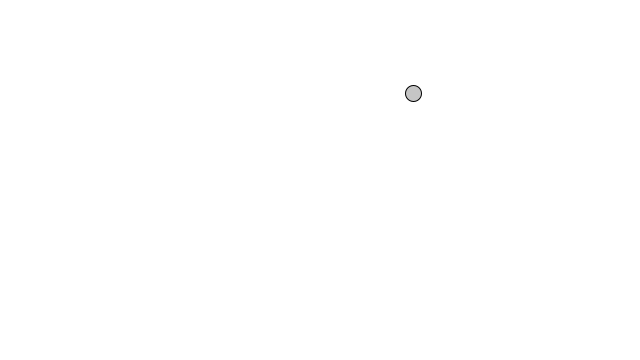
Frame 1 (no input)
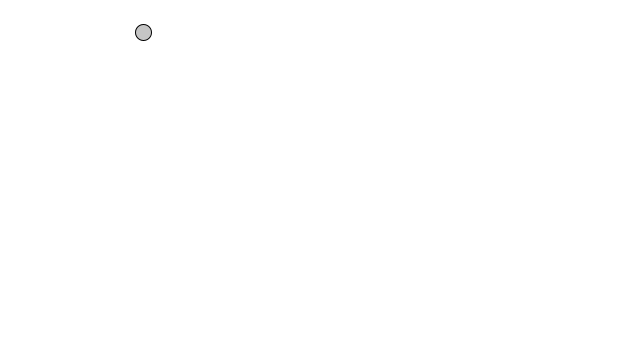
Frame 60 (the mouse pressed at the canvas centre just before this capture)
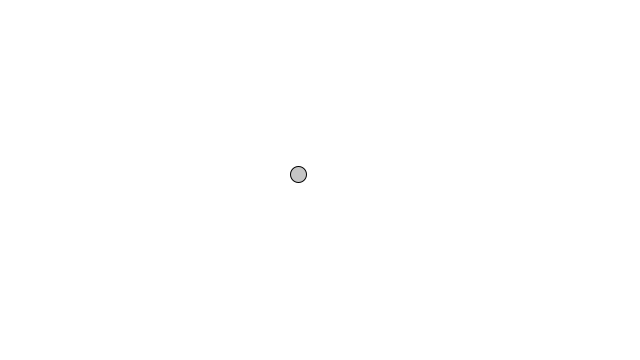
Frame 120 (the mouse held since frame 60 and released just before this capture)

The Processing sketch that drew these frames (run headless with seeded random() and noise(); from frame 60 on, the mouse is pressed at the canvas centre):

// Processing sketch: acceleration_mouse
// ── acceleration_mouse.pde
Mover mover;

void setup() {
  size(640,360);
  smooth();
  stroke(0);
  fill(197);
  mover = new Mover();
}

void draw() {
  background(255);

  mover.update();
  mover.display();
}

class Mover {

  PVector location;
  PVector velocity;
  PVector acceleration;
  
  float topspeed = 5;

  Mover() {
    location = new PVector(random(width),random(height));
    velocity = new PVector(0,0);
  }

  void update() {
    PVector mouse = new PVector(mouseX, mouseY);
    PVector dir = PVector.sub(mouse, location);
    dir.normalize();
    dir.mult(0.5);
    
    acceleration = dir;
    velocity.add(acceleration);
    velocity.limit(topspeed);
    location.add(velocity);
    check_edges();
  }

  void display() {
    ellipse(location.x,location.y,16,16);
  }

  void check_edges() {
    if (location.x > width) {
      location.x = 0;
    } else if (location.x < 0) {
      location.x = width;
    }

    if (location.y > height) {
      location.y = 0;
    } else if (location.y < 0) {
      location.y = height;
    }
  }
}
